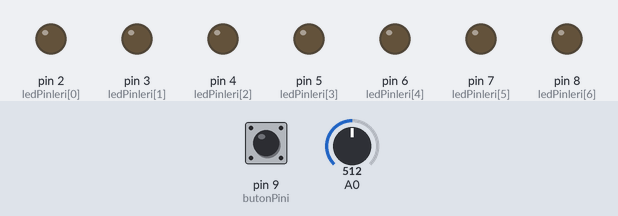
Recording of a sketch running on a simulated Arduino Uno, built with avr-gcc and run on an emulated ATmega328P. Parts: output pins drawn as LEDs (lit = HIGH). Inputs (shaded band) come from the test bench; at power-on: pin 9 (butonPini) LOW, A0 = 512. Random numbers use the default seed unless the sketch sets one.

Above: at 1.2 s.
1.3 s: pin 9 (butonPini) pulled HIGH for 0.15 s
At 2.45 s:
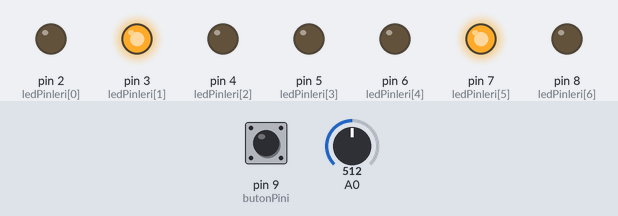
At 4.24 s:
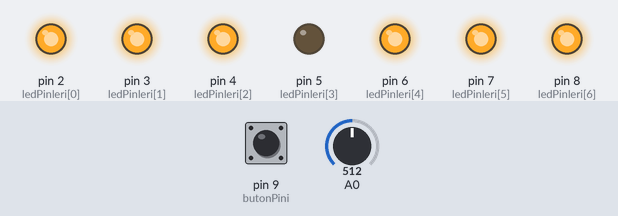
4.3 s: pin 9 (butonPini) pulled HIGH for 1 s
At 6.25 s:
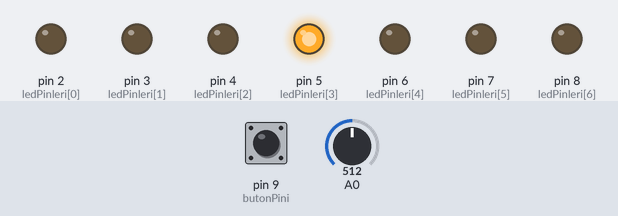
7.3 s: pin 9 (butonPini) pulled HIGH for 3.2 s
Timing chart, 0 to 14.9 s (numbered marks = the images above; inputs shaded):
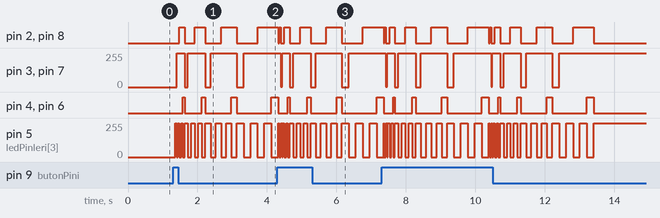

Measured:
- after the input at 1.3 s, pin 2 (ledPinleri[0]): goes HIGH 0.15 s, LOW 0.30 s, HIGH 0.30 s, LOW 0.45 s, HIGH 0.45 s, LOW 0.60 s, then HIGH, starting after 0.18 s; pin 3 (ledPinleri[1]): goes 255/255 0.22 s, 0/255 0.10 s, 255/255 0.50 s, 0/255 0.15 s, 255/255 0.75 s, 0/255 0.20 s, then 255/255, starting after 0.11 s
- after the input at 4.3 s, pin 3 (ledPinleri[1]), pin 7 (ledPinleri[5]): goes 0/255 0.10 s, 255/255 0.50 s, 0/255 0.15 s, 255/255 0.75 s, 0/255 0.20 s, then 255/255, starting after 0.35 s

The sketch:

Dijital_GirisCikis6.ino
```cpp
/*********************************************************************
 Arduino Kitabı - Coşkun Taşdemir
 Dikeyeksen Yayınları
 http://www.dikeyeksen.com/muhendislik/arduino.html

 Dijital Giriş - Çıkış İşlemleri - Örnek 6

 Dijital 2,3,4,5,6,7,8 nolu pinlere
 bağlı LED'ler dijital 9 pinindeki butona
 her basıldığında 1 ile 6 arasında bir sayıyı
 gösterecek şekilde yakılıyor
 *********************************************************************/

const int ledPinleri[] = { 2, 3, 4, 5, 6, 7, 8};
const int butonPini = 9;

void setup(){
  // 6 LED pinini de çıkış olarak ayarlıyoruz
  pinMode(ledPinleri[0], OUTPUT);
  pinMode(ledPinleri[1], OUTPUT);
  pinMode(ledPinleri[2], OUTPUT);
  pinMode(ledPinleri[3], OUTPUT);
  pinMode(ledPinleri[4], OUTPUT);
  pinMode(ledPinleri[5], OUTPUT);
  pinMode(ledPinleri[6], OUTPUT);
  pinMode(butonPini,INPUT);
}

/* Butona her basıldığinda zar atıyoruz */
void loop() {
  if(ButonOku(butonPini) == true)
  {
    ZarSalla();
  }
  delay(1);
}
/*
  ZarSayiGoster Fonksiyonu
 parametre olarak verilen sayıya göre
 LED'lerin yakılmasını sağlıyor
 */
void ZarSayiGoster(int sayi)
{
  int i;
  for(i = 0; i<7;i++)
  {
    digitalWrite(ledPinleri[i],LOW);
  }
  switch(sayi)
  {
  case 1:
    digitalWrite(ledPinleri[3],HIGH);
    break;
  case 2:
    digitalWrite(ledPinleri[1],HIGH);
    digitalWrite(ledPinleri[5],HIGH);
    break;
  case 3:
    digitalWrite(ledPinleri[1],HIGH);
    digitalWrite(ledPinleri[3],HIGH);
    digitalWrite(ledPinleri[5],HIGH);
    break;
  case 4:
    digitalWrite(ledPinleri[0],HIGH);
    digitalWrite(ledPinleri[1],HIGH);
    digitalWrite(ledPinleri[5],HIGH);
    digitalWrite(ledPinleri[6],HIGH);
    break;
  case 5:
    digitalWrite(ledPinleri[0],HIGH);
    digitalWrite(ledPinleri[1],HIGH);
    digitalWrite(ledPinleri[3],HIGH);
    digitalWrite(ledPinleri[5],HIGH);
    digitalWrite(ledPinleri[6],HIGH);
    break;
  case 6:
    digitalWrite(ledPinleri[0],HIGH);
    digitalWrite(ledPinleri[1],HIGH);
    digitalWrite(ledPinleri[2],HIGH);
    digitalWrite(ledPinleri[4],HIGH);
    digitalWrite(ledPinleri[5],HIGH);
    digitalWrite(ledPinleri[6],HIGH);
    break;
  }
}

/*
   ZarSalla fonksiyonunda 1 ile 6 arasında
 rastgele bir sayı üretiliyor. Belirli bir animasyon
 geçişinden sonra üretilen sayı LED'lerle gösteriliyor.
 */
void ZarSalla()
{
  int zar;
  int i;
  randomSeed(analogRead(0)); // Rastgele sayı üretmek için analog 0 girişini kullanıyoruz
  zar = random(1,7); // 1 ile 7 (dahil değil) arasında bir sayı üretiyoruz

  /* Zar geçişleri arasındaki bekleme her periyotta 50 ms
   artırılarak animasyonun yavaşlaması sağlanıyor */

  for(i = 0; i<250;i=i+50)
  {
    ZarSayiGoster(1);
    delay(i);
    ZarSayiGoster(2);
    delay(i);
    ZarSayiGoster(3);
    delay(i);
    ZarSayiGoster(4);
    delay(i);
    ZarSayiGoster(5);
    delay(i);
    ZarSayiGoster(6);
    delay(i);
  }
  ZarSayiGoster(zar); // Gelen zar sayısını gösteriyoruz
}
boolean ButonOku(int butonPin)
{
  int okunanDeger =  digitalRead(butonPin);
  delay(25);
  if (  okunanDeger == digitalRead(butonPin) )
  {
    return okunanDeger;
  }
  else
  {
    return false;
  }
}
```
